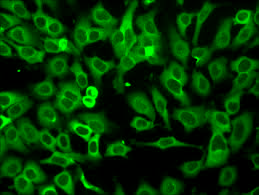
#> input picture Dataset/train/002_img.png, 259 x 195 px, found by its file name
$ jupyter execute gaussian.ipynb
#> lines starting #> are read from the running program, lines starting #| are printed output that depends on the picture
[cell 1]
import numpy as np
import matplotlib.pyplot as plt
from scipy.stats import norm

# Define parameters for the Gaussian distribution
mu = 0         # Mean
sigma = 1      # Standard deviation

# Generate x values (range for the Gaussian curve)
x = np.linspace(mu - 4*sigma, mu + 4*sigma, 1000)

# Calculate the Gaussian curve
y = norm.pdf(x, mu, sigma)

# Plot the Gaussian curve
plt.figure(figsize=(10, 6))
plt.plot(x, y, label=f"Gaussian Curve (mu={mu}, sigma={sigma})", color="blue")
plt.xlabel("X-axis")
plt.ylabel("Probability Density")
plt.title("Gaussian Distribution Curve")
plt.show()
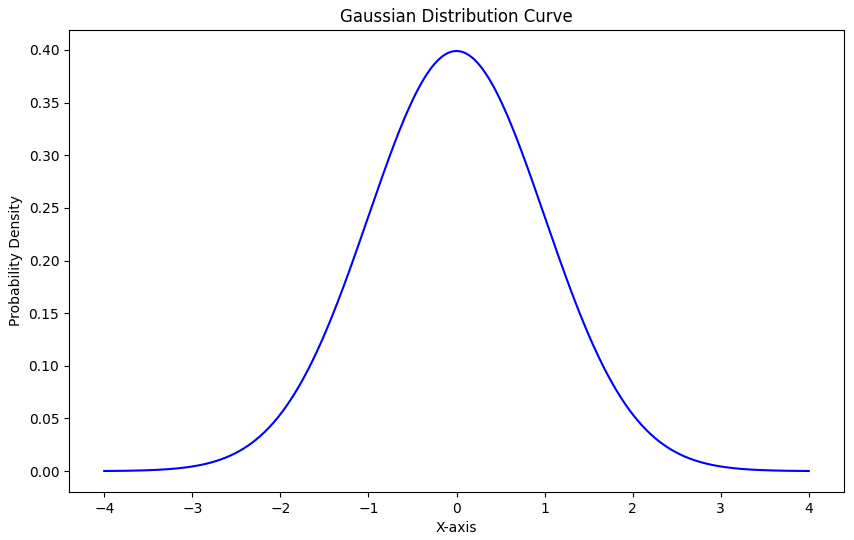
#> figure drawn by matplotlib, 1 panel; curve peaks at x = -0.004, y = 0.399

[cell 2]
import numpy as np
from PIL import Image
import cv2
import os

# Load and convert the image to grayscale
image_path = "/home/arman/Documents/arman/Uni/Master/Semester 3/ip_repository/ImageProcessing/Dataset/train/002_img.png"
image = Image.open(image_path).convert("L")  # Convert to grayscale
image_array = np.array(image) / 255.0        # Normalize to [0, 1] range

# Parameters for Gaussian noise
mu = 0
sigma_values = np.linspace(0, 0.5, 30)  # Range of sigma values for progressive noise

# Prepare directory for frames
frames_dir = "frames"
os.makedirs(frames_dir, exist_ok=True)

# Generate frames with progressively added Gaussian noise
frame_paths = []
for i, sigma in enumerate(sigma_values):
    noise = np.random.normal(mu, sigma, image_array.shape)  # Generate noise
    noisy_image = np.clip(image_array + noise, 0, 1) * 255  # Add noise, clip, and scale to [0, 255]
    noisy_image = noisy_image.astype(np.uint8)               # Convert to uint8 for saving

    # Convert to color image to add colored text
    color_image = cv2.cvtColor(noisy_image, cv2.COLOR_GRAY2BGR)

    text = f"mean: 0, sigma: {sigma:.2f}"  # LaTeX-style math notation for sigma
    font = cv2.FONT_HERSHEY_SIMPLEX
    font_scale = 0.3  # Smaller text size
    thickness = 1
    color = (0, 10, 250)  # Text color (blue)

    # Get text size
    (text_width, text_height), baseline = cv2.getTextSize(text, font, font_scale, thickness)

    # Draw a background rectangle for the text
    text_x, text_y = 5, 10
    # Adjust the padding to make the rectangle tighter around the text
    cv2.rectangle(color_image, (text_x - 3, text_y - 3), (text_x + text_width + 3, text_y + text_height + 3), (0, 10, 250), -1)

    # Add text with highlighted background
    cv2.putText(color_image, text, (text_x, text_y + text_height), font, font_scale, (255, 255, 255), thickness, cv2.LINE_AA)


    # Save each frame
    frame_path = os.path.join(frames_dir, f"frame_{i}.png")
    cv2.imwrite(frame_path, color_image)
    frame_paths.append(frame_path)
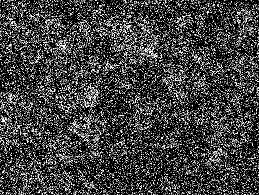
#> noisy_image: shape (195, 259); min 0, max 255, mean 67
#> after the loop, frame_paths = 30 items, first 6: 'frames/frame_0.png', 'frames/frame_1.png', 'frames/frame_2.png', 'frames/frame_3.png', 'frames/frame_4.png', 'frames/frame_5.png'

# Convert frames to a GIF using Pillow
frames = [Image.open(frame_path) for frame_path in frame_paths]
#> frames = 30 items
gif_path = "gaussian_noise_progression.gif"
frames[0].save(gif_path, save_all=True, append_images=frames[1:], duration=800, loop=0)  # Increase duration for slower playback

# Cleanup frames (optional)
for frame_path in frame_paths:
    os.remove(frame_path)
#> this loop made 30 passes
#> frame_path on passes 1 to 12: 'frames/frame_0.png', 'frames/frame_1.png', 'frames/frame_2.png', 'frames/frame_3.png', 'frames/frame_4.png', 'frames/frame_5.png', 'frames/frame_6.png', 'frames/frame_7.png', 'frames/frame_8.png', 'frames/frame_9.png', 'frames/frame_10.png', 'frames/frame_11.png'

print(f"GIF saved as {gif_path}")

[cell 3]
# Parameters for Gaussian noise
mu = 0
sigma_values = np.linspace(0, 0.5, 30)  # Range of sigma values for progressive noise

# Prepare directory for frames
frames_dir = "frames_noise_black"
os.makedirs(frames_dir, exist_ok=True)

# Generate frames with progressively added Gaussian noise on black screen
frame_paths_black = []
for i, sigma in enumerate(sigma_values):
    noise = np.random.normal(mu, sigma, image_array.shape)  # Gaussian noise

    # Apply the noise, keeping the background white
    noisy_image_black = np.clip(1 - noise, 0, 1) * 255  # Invert the noise for a black noise effect on a white background

    # Convert to uint8 for saving or display
    noisy_image_black = noisy_image_black.astype(np.uint8)

    # Convert to a color image to add colored text or further processing
    color_image_black = cv2.cvtColor(noisy_image_black, cv2.COLOR_GRAY2BGR)

    text = f"mean: 0, sigma: {sigma:.2f}"  # LaTeX-style math notation for sigma
    font = cv2.FONT_HERSHEY_SIMPLEX
    font_scale = 0.3  # Smaller text size
    thickness = 1
    color = (0, 10, 250)  # Text color (blue)

    # Get text size
    (text_width, text_height), baseline = cv2.getTextSize(text, font, font_scale, thickness)

    # Draw a background rectangle for the text
    text_x, text_y = 5, 10
    # Adjust the padding to make the rectangle tighter around the text
    cv2.rectangle(color_image_black, (text_x - 3, text_y - 3), (text_x + text_width + 3, text_y + text_height + 3), (0, 10, 250), -1)

    # Add text with highlighted background
    cv2.putText(color_image_black, text, (text_x, text_y + text_height), font, font_scale, (255, 255, 255), thickness, cv2.LINE_AA)

    # Save each frame
    frame_path_black = os.path.join(frames_dir, f"frame_black_{i}.png")
    cv2.imwrite(frame_path_black, color_image_black)
    frame_paths_black.append(frame_path_black)
#> this loop made 30 passes
#> pass 1, `cv2.imwrite(frame_path_black, color_image_black)`:
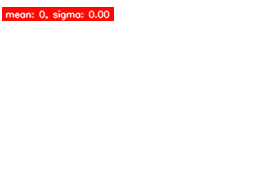
#> saved as frame_black_0.png: shape (195, 259, 3); mean B, G, R 248.4, 248.7, 254.9
#> after the loop:
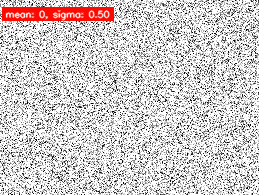
#> color_image_black: shape (195, 259, 3); mean B, G, R 200.2, 200.5, 206.7
#> after the loop:
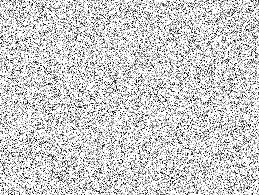
#> noisy_image_black: shape (195, 259); min 0, max 255, mean 205.2
#> after the loop, frame_paths_black = 30 items

# Convert frames to a GIF using Pillow
frames_black = [Image.open(frame_path) for frame_path in frame_paths_black]
#> frames_black = 30 items
gif_path_black = "gaussian_noise_black_progression.gif"
frames_black[0].save(gif_path_black, save_all=True, append_images=frames_black[1:], duration=800, loop=0)  # Increase duration for slower playback

# Cleanup frames (optional)
for frame_path_black in frame_paths_black:
    os.remove(frame_path_black)
#> this loop made 30 passes

print(f"Black screen GIF saved as {gif_path_black}")

[cell 4]
import numpy as np
from PIL import Image
import cv2
import os

# Load the image and convert to grayscale
image_path = "/home/arman/Documents/arman/Uni/Master/Semester 3/ip_repository/ImageProcessing/Dataset/train/002_img.png"
image = Image.open(image_path).convert("L")  # Convert to grayscale
image_array = np.array(image) / 255.0        # Normalize to [0, 1] range

# Range of salt and pepper noise probabilities for progressive noise
salt_probs = np.linspace(0, 0.5, 30)  # Salt noise probability from 0 to 0.5
pepper_probs = np.linspace(0, 0.5, 30)  # Pepper noise probability from 0 to 0.5

# Prepare directory for frames
frames_dir = "frames"
os.makedirs(frames_dir, exist_ok=True)

# Generate frames with progressively varying salt and pepper noise
frame_paths = []
for i, (salt_prob, pepper_prob) in enumerate(zip(salt_probs, pepper_probs)):
    noisy_image = np.full_like(image_array, 0.5)  # Start with a grey background (0.5 for mid-grey)

    # Add salt noise (white pixels)
    salt = np.random.rand(*image_array.shape) < salt_prob
    noisy_image[salt] = 1  # Set salt pixels to 1 (white)

    # Add pepper noise (black pixels)
    pepper = np.random.rand(*image_array.shape) < pepper_prob
    noisy_image[pepper] = 0  # Set pepper pixels to 0 (black)

    # Convert to uint8 for saving or display
    noisy_image = (noisy_image * 255).astype(np.uint8)

    # Convert to color image to add colored text
    color_image = cv2.cvtColor(noisy_image, cv2.COLOR_GRAY2BGR)

    # Add text to the image
    text = f"Salt: {salt_prob*2:.2f}, Pepper: {pepper_prob*2:.2f}"  # Description of noise
    font = cv2.FONT_HERSHEY_SIMPLEX
    font_scale = 0.3  # Smaller text size
    thickness = 1
    color = (0, 10, 250)  # Text color (blue)

    # Get text size
    (text_width, text_height), baseline = cv2.getTextSize(text, font, font_scale, thickness)

    # Draw a background rectangle for the text
    text_x, text_y = 5, 10
    cv2.rectangle(color_image, (text_x - 3, text_y - 3), (text_x + text_width + 3, text_y + text_height + 3), (0, 10, 250), -1)

    # Add text with highlighted background
    cv2.putText(color_image, text, (text_x, text_y + text_height), font, font_scale, (255, 255, 255), thickness, cv2.LINE_AA)

    # Save each frame
    frame_path = os.path.join(frames_dir, f"frame_{i}.png")
    cv2.imwrite(frame_path, color_image)
    frame_paths.append(frame_path)
#> this loop made 30 passes
#> pass 1, `cv2.imwrite(frame_path, color_image)`:
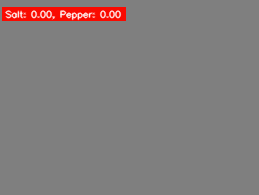
#> saved as frame_0.png: shape (195, 259, 3); mean B, G, R 124.2, 124.5, 131.3
#> after the loop:
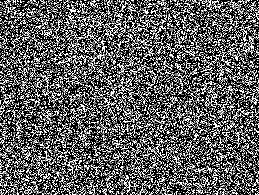
#> noisy_image: shape (195, 259); min 0, max 255, mean 96

# Convert frames to a GIF using Pillow
frames = [Image.open(frame_path) for frame_path in frame_paths]
gif_path = "salt_pepper_noise_grey_progression.gif"
frames[0].save(gif_path, save_all=True, append_images=frames[1:], duration=800, loop=0)  # Increase duration for slower playback

# Cleanup frames (optional)
for frame_path in frame_paths:
    os.remove(frame_path)

print(f"GIF saved as {gif_path}")

[cell 5]
import numpy as np
from PIL import Image
import cv2
import os

# Load and convert the image to grayscale
image_path = "/home/arman/Documents/arman/Uni/Master/Semester 3/ip_repository/ImageProcessing/Dataset/train/002_img.png"
image = Image.open(image_path).convert("L")  # Convert to grayscale
image_array = np.array(image) / 255.0        # Normalize to [0, 1] range

# Range of salt and pepper noise probabilities for progressive noise
salt_probs = np.linspace(0, 0.5, 30)  # Salt noise probability from 0 to 0.5
pepper_probs = np.linspace(0, 0.5, 30)  # Pepper noise probability from 0 to 0.5

# Prepare directory for frames
frames_dir = "frames"
os.makedirs(frames_dir, exist_ok=True)

# Generate frames with progressively varying salt and pepper noise
frame_paths = []
for i, (salt_prob, pepper_prob) in enumerate(zip(salt_probs, pepper_probs)):
    noisy_image = image_array.copy()  # Start with the white background

    # Add salt noise (white pixels)
    salt = np.random.rand(*image_array.shape) < salt_prob
    noisy_image[salt] = 1  # Set salt pixels to 1 (white)

    # Add pepper noise (black pixels)
    pepper = np.random.rand(*image_array.shape) < pepper_prob
    noisy_image[pepper] = 0  # Set pepper pixels to 0 (black)

    # Convert to uint8 for saving or display
    noisy_image = (noisy_image * 255).astype(np.uint8)

    # Convert to color image to add colored text
    color_image = cv2.cvtColor(noisy_image, cv2.COLOR_GRAY2BGR)

    # Add text to the image
    text = f"Salt: {salt_prob*2:.2f}, Pepper: {pepper_prob*2:.2f}"  # Description of noise
    font = cv2.FONT_HERSHEY_SIMPLEX
    font_scale = 0.3  # Smaller text size
    thickness = 1
    color = (0, 10, 250)  # Text color (blue)

    # Get text size
    (text_width, text_height), baseline = cv2.getTextSize(text, font, font_scale, thickness)

    # Draw a background rectangle for the text
    text_x, text_y = 5, 10
    cv2.rectangle(color_image, (text_x - 3, text_y - 3), (text_x + text_width + 3, text_y + text_height + 3), (0, 10, 250), -1)

    # Add text with highlighted background
    cv2.putText(color_image, text, (text_x, text_y + text_height), font, font_scale, (255, 255, 255), thickness, cv2.LINE_AA)

    # Save each frame
    frame_path = os.path.join(frames_dir, f"frame_{i}.png")
    cv2.imwrite(frame_path, color_image)
    frame_paths.append(frame_path)
#> this loop made 30 passes
#> pass 2, `cv2.imwrite(frame_path, color_image)`:
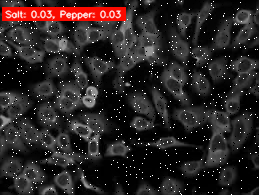
#> saved as frame_1.png: shape (195, 259, 3); mean B, G, R 36, 36.2, 43
#> after the loop:
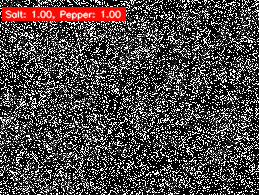
#> color_image: shape (195, 259, 3); mean B, G, R 70.6, 70.9, 77.8
#> after the loop:
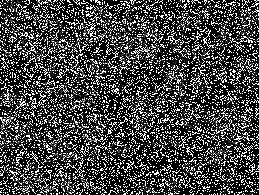
#> noisy_image: shape (195, 259); min 0, max 255, mean 71.7

# Convert frames to a GIF using Pillow
frames = [Image.open(frame_path) for frame_path in frame_paths]
gif_path = "salt_pepper_noise_progression.gif"
frames[0].save(gif_path, save_all=True, append_images=frames[1:], duration=800, loop=0)  # Increase duration for slower playback

# Cleanup frames (optional)
for frame_path in frame_paths:
    os.remove(frame_path)

print(f"GIF saved as {gif_path}")
